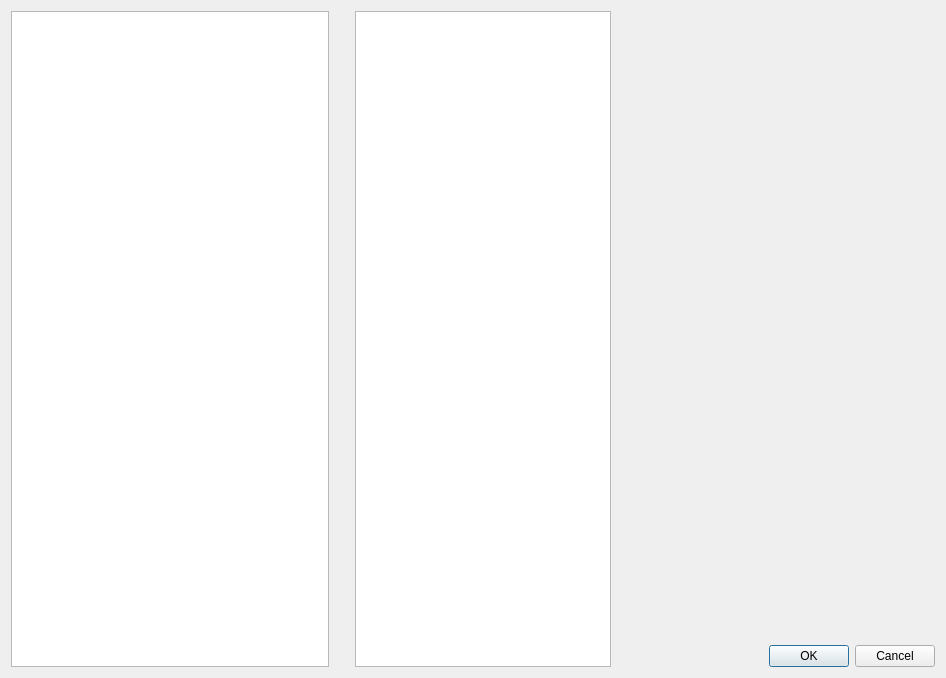
<?xml version="1.0" encoding="UTF-8"?>
<ui version="4.0">
 <class>SettingsDialog</class>
 <widget class="QDialog" name="SettingsDialog">
  <property name="geometry">
   <rect>
    <x>0</x>
    <y>0</y>
    <width>946</width>
    <height>678</height>
   </rect>
  </property>
  <property name="windowTitle">
   <string>Dialog</string>
  </property>
  <layout class="QHBoxLayout" name="horizontalLayout">
   <item>
    <widget class="QListWidget" name="listWidget">
     <property name="viewMode">
      <enum>QListView::ListMode</enum>
     </property>
    </widget>
   </item>
   <item>
    <spacer name="verticalSpacer">
     <property name="orientation">
      <enum>Qt::Vertical</enum>
     </property>
     <property name="sizeHint" stdset="0">
      <size>
       <width>20</width>
       <height>40</height>
      </size>
     </property>
    </spacer>
   </item>
   <item>
    <widget class="QTreeView" name="settingsTree">
     <property name="sizePolicy">
      <sizepolicy hsizetype="Preferred" vsizetype="Expanding">
       <horstretch>0</horstretch>
       <verstretch>0</verstretch>
      </sizepolicy>
     </property>
     <property name="headerHidden">
      <bool>false</bool>
     </property>
     <property name="expandsOnDoubleClick">
      <bool>false</bool>
     </property>
    </widget>
   </item>
   <item>
    <layout class="QVBoxLayout" name="verticalLayout">
     <item>
      <widget class="QStackedWidget" name="stackedWidget">
       <widget class="QWidget" name="page"/>
       <widget class="QWidget" name="page_2"/>
      </widget>
     </item>
     <item>
      <widget class="QDialogButtonBox" name="buttonBox">
       <property name="orientation">
        <enum>Qt::Horizontal</enum>
       </property>
       <property name="standardButtons">
        <set>QDialogButtonBox::Cancel|QDialogButtonBox::Ok</set>
       </property>
      </widget>
     </item>
    </layout>
   </item>
  </layout>
 </widget>
 <resources/>
 <connections>
  <connection>
   <sender>buttonBox</sender>
   <signal>accepted()</signal>
   <receiver>SettingsDialog</receiver>
   <slot>accept()</slot>
   <hints>
    <hint type="sourcelabel">
     <x>248</x>
     <y>254</y>
    </hint>
    <hint type="destinationlabel">
     <x>157</x>
     <y>274</y>
    </hint>
   </hints>
  </connection>
  <connection>
   <sender>buttonBox</sender>
   <signal>rejected()</signal>
   <receiver>SettingsDialog</receiver>
   <slot>reject()</slot>
   <hints>
    <hint type="sourcelabel">
     <x>316</x>
     <y>260</y>
    </hint>
    <hint type="destinationlabel">
     <x>286</x>
     <y>274</y>
    </hint>
   </hints>
  </connection>
 </connections>
</ui>
